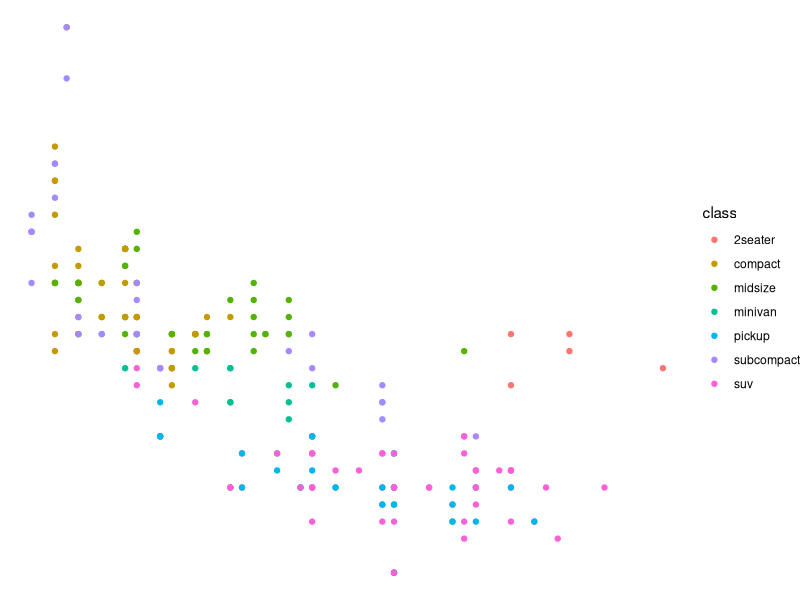
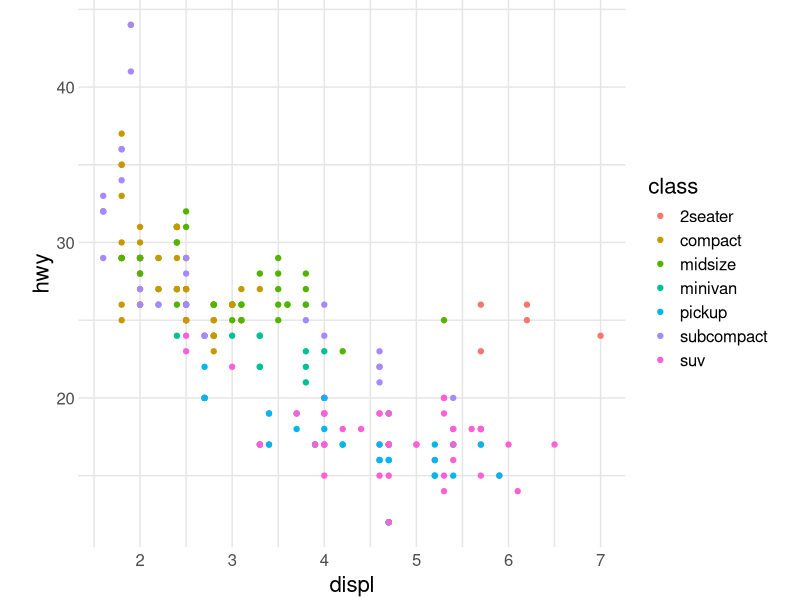

Reproduce these figures in R, in order. (Note: this script raises an error after producing the figures.)
## ---- chunk 1
library(tidyverse)
# knitr options
library(tidyverse)
knitr::opts_chunk$set(echo = TRUE)
## ---- chunk 2
mpg %>%
  ggplot(aes(displ, hwy, color = class)) +
  geom_point() +
  theme_void() +
  guides(points)
## ---- chunk 3
## NOTE: No need to edit; feel free to re-use this code!
theme_common <- function() {
  theme_minimal() %+replace%
  theme(
    axis.text.x = element_text(size = 12),
    axis.text.y = element_text(size = 12),
    axis.title.x = element_text(margin = margin(4, 4, 4, 4), size = 16),
    axis.title.y = element_text(margin = margin(4, 4, 4, 4), size = 16, angle = 90),

    legend.title = element_text(size = 16),
    legend.text = element_text(size = 12),

    strip.text.x = element_text(size = 12),
    strip.text.y = element_text(size = 12),

    panel.grid.major = element_line(color = "grey90"),
    panel.grid.minor = element_line(color = "grey90"),

    aspect.ratio = 4 / 4,

    plot.margin = unit(c(t = +0, b = +0, r = +0, l = +0), "cm"),
    plot.title = element_text(size = 18),
    plot.title.position = "plot",
    plot.subtitle = element_text(size = 16),
    plot.caption = element_text(size = 12)
  )
}
## ---- chunk 4
mpg %>%
  ggplot(aes(displ, hwy, color = class)) +
  geom_point() +
  theme_common()
  labs(
    x = "Engine Displacement (L)",
    y = "Highway Fuel Economy (mpg)"
  )
## ---- chunk 5
mpg %>%
  ggplot(aes(displ, hwy, color = class)) +
  geom_point() +
  theme(
    axis.text.x = element_text(size = 32),
    axis.title.y = element_text(size = rel(1.5)),
    legend.background = "red"
  )
